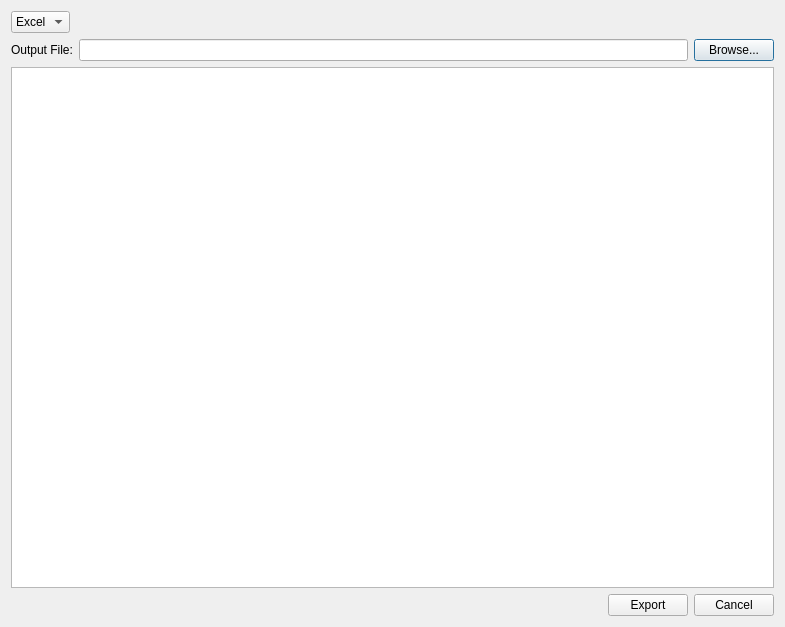
<?xml version="1.0" encoding="UTF-8"?>
<ui version="4.0">
 <class>gams::studio::gdxviewer::ExportDialog</class>
 <widget class="QDialog" name="gams::studio::gdxviewer::ExportDialog">
  <property name="geometry">
   <rect>
    <x>0</x>
    <y>0</y>
    <width>785</width>
    <height>627</height>
   </rect>
  </property>
  <property name="windowTitle">
   <string>GDX Export</string>
  </property>
  <property name="whatsThis">
   <string/>
  </property>
  <layout class="QVBoxLayout" name="verticalLayout">
   <item>
    <layout class="QHBoxLayout" name="horizontalLayout_2">
     <item>
      <widget class="QComboBox" name="comboBox">
       <item>
        <property name="text">
         <string>Excel</string>
        </property>
       </item>
      </widget>
     </item>
     <item>
      <spacer name="horizontalSpacer_2">
       <property name="orientation">
        <enum>Qt::Horizontal</enum>
       </property>
       <property name="sizeHint" stdset="0">
        <size>
         <width>40</width>
         <height>20</height>
        </size>
       </property>
      </spacer>
     </item>
    </layout>
   </item>
   <item>
    <layout class="QHBoxLayout" name="horizontalLayout_3">
     <item>
      <widget class="QLabel" name="label">
       <property name="text">
        <string>Output File:</string>
       </property>
      </widget>
     </item>
     <item>
      <widget class="QLineEdit" name="lineEdit"/>
     </item>
     <item>
      <widget class="QPushButton" name="pbBrows">
       <property name="text">
        <string>Browse...</string>
       </property>
      </widget>
     </item>
    </layout>
   </item>
   <item>
    <widget class="QTableView" name="tableView">
     <property name="alternatingRowColors">
      <bool>true</bool>
     </property>
     <property name="sortingEnabled">
      <bool>true</bool>
     </property>
     <attribute name="horizontalHeaderStretchLastSection">
      <bool>true</bool>
     </attribute>
    </widget>
   </item>
   <item>
    <layout class="QHBoxLayout" name="horizontalLayout">
     <item>
      <spacer name="horizontalSpacer">
       <property name="orientation">
        <enum>Qt::Horizontal</enum>
       </property>
       <property name="sizeHint" stdset="0">
        <size>
         <width>40</width>
         <height>20</height>
        </size>
       </property>
      </spacer>
     </item>
     <item>
      <widget class="QPushButton" name="pbExport">
       <property name="text">
        <string>Export</string>
       </property>
      </widget>
     </item>
     <item>
      <widget class="QPushButton" name="pbCancel">
       <property name="text">
        <string>Cancel</string>
       </property>
      </widget>
     </item>
    </layout>
   </item>
  </layout>
 </widget>
 <resources/>
 <connections/>
</ui>
